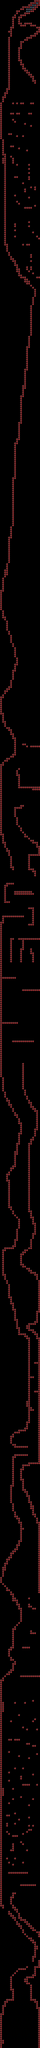

A level layout from a 2D game, rendered from its tile map. Below: a short description, then the map file with tile-grid data replaced by summaries:
An orthogonal 20x1000 tile map with 16x16 px tiles, 2 tile layers (collision, objective), 2 tilesets.

<map version="1.0" orientation="orthogonal" width="20" height="1000" tilewidth="16" tileheight="16">
 <tileset firstgid="1" name="nikukyu02-001" tilewidth="16" tileheight="16">
  <image source="nikukyu02-001.png" trans="fefffc" width="16" height="16" />
 </tileset>
 <tileset firstgid="2" name="tile2" tilewidth="16" tileheight="16">
  <image source="tile2.png" trans="fefffc" width="16" height="16" />
 </tileset>
 <layer name="collision" width="20" height="1000">
  <data>[20000 cells, 2061 non-empty, 1 distinct tile ids]</data>
 </layer>
 <layer name="objective" width="20" height="1000">
  <data>[20000 cells, 10 non-empty, 1 distinct tile ids]</data>
 </layer>
</map>